Frame 1 (no input): blank canvas, image omitted
Frame 60 (no input): blank canvas, image omitted
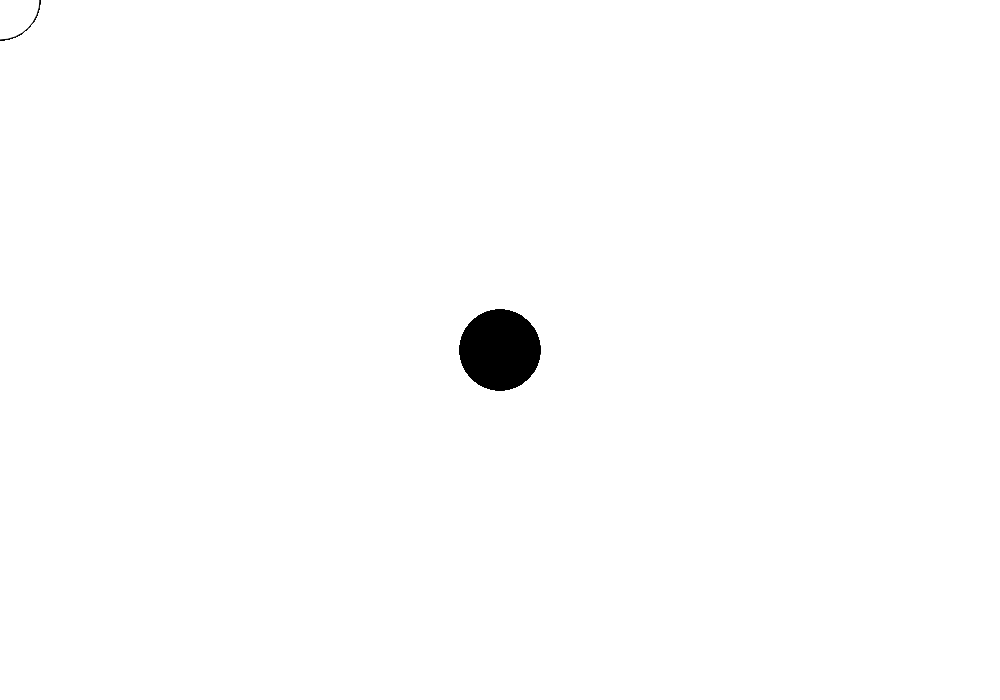
Frame 120 (the mouse pressed at the canvas centre since frame 60)

The p5.js sketch whose frames 1 and 60 were blank and that drew this single picture after the mouse press (run headless with seeded random() and noise() and a simulated clock; from frame 60 on, the mouse is pressed at the canvas centre):

// p5.js sketch
// ── sketch.js
function setup() {
    createCanvas(1000, 700);
}

function draw() {
    if (mouseIsPressed) {
        fill(0);
    } else {
        fill(255);
    }
    ellipse(mouseX, mouseY, 80, 80);
}
